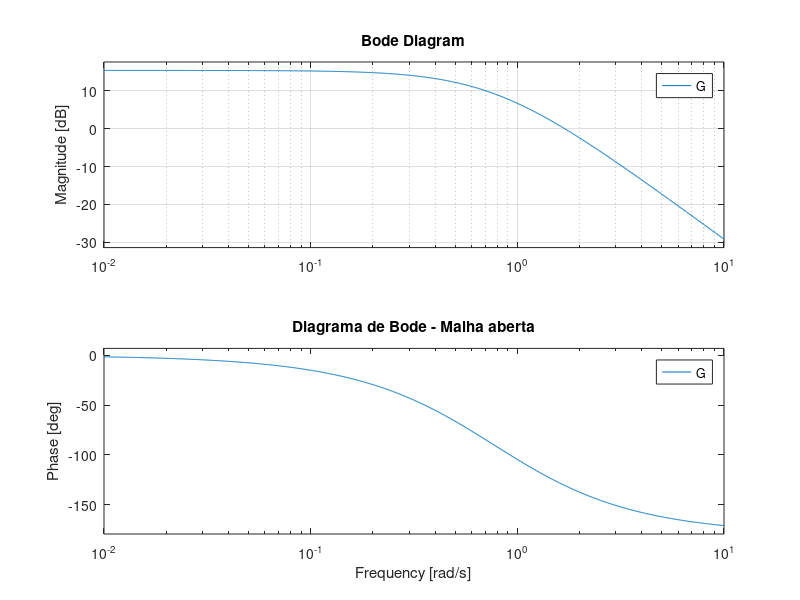
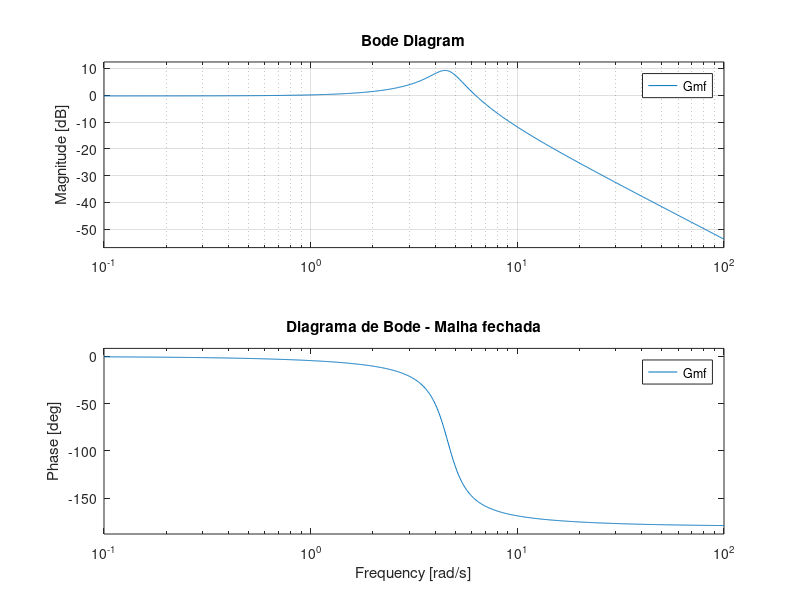

MATLAB code to generate these figures, in order: (Note: this script raises an error after producing the figures.)
close all

% ------------------------
% Exercicio 2
% -----------------------

% Parametros
K = 5.8966;
wn = 0.77;
zeta = 1.013; % Sobreamortecido (zeta > 1)
R = 1.17;

% Funcao de transferencia
G = K * tf(wn^2, [1 2*zeta*wn wn^2]);

Gmf = feedback(K*G, 1);

%----------------------------
% exercicio 3
% ---------------------------
figure
bode(G)
title("Diagrama de Bode - Malha aberta")
grid
%hold on
%bode(Gz)
%legend('contínuo', 'discreto')

figure
bode(Gmf)
title("Diagrama de Bode - Malha fechada")
grid
%hold on
%bode(Gmfd)
%legend('contínuo', 'discreto')

% ------------------------
% exercicio 4
% ----------------------------
wa = bandwidth(G);
wf = bandwidth(Gmf);
disp("Largura de banda malha aberta: ")
disp(wa);
disp("Largura de banda malha fechada: ")
disp(wf);

%----------------------------
% exercicio5
% -----------------------------
fa = wa/(2*pi);
fsa = 10 * fa;
T0a = 1/fsa;
disp('periodo malha aberta')
disp(T0a);

ff = wf/(2*pi);
fsf = 10 * ff;
T0f = 1/fsf;
disp('periodo malha fechada')
disp(T0f);

wsa = 10*wa;
wsf = 10*wf;
disp('frequencia rad/s malha aberta')
disp(wsa)
disp('frequencia rad/s malha fechada')
disp(wsf)
disp('frequencia Hz malha aberta')
disp(fsa);
disp('frequencia Hz malha fechada')
disp(fsf);

% ----------------------------------------
% exercicio 9 e 10
%------------------------------------------
figure
plot(out.y_c.Time, out.y_c.Data, 'b')
title("Resposta do sistema ao degrau (simulado no Simulink)")
grid

hold on;
stairs(out.y_d.Time, out.y_d.Data, 'r');
legend('Contínuo', 'Discreto')

figure
plot(out.e_c.Time, out.e_c.Data, 'b')
title("Erro do sistema ao degrau (simulado no Simulink)")
grid

hold on;
stairs(out.e_d.Time, out.e_d.Data, 'r');
legend('Contínuo', 'Discreto')

figure
plot(out.u_c.Time, out.u_c.Data, 'b')
title("Controle do sistema ao degrau (simulado no Simulink)")
grid

hold on;
stairs(out.u_d.Time, out.u_d.Data, 'r');
legend('Contínuo', 'Discreto')

% ------------------------
% exercicio 11
% ------------------------

% Instante em que o disturbio eh aplicado (Tabela 1)
t1 = 12;

% Erro em regime permanente ANTES do disturbio (continuo)
% Pega o ultimo instante de e_c antes de t1
idx_antes_c = find(out.e_c.Time < t1, 1, 'last');
ess_antes_c = out.e_c.Data(idx_antes_c);

% Erro em regime permanente ANTES do disturbio (discreto)
idx_antes_d = find(out.e_d.Time < t1, 1, 'last');
ess_antes_d = out.e_d.Data(idx_antes_d);

% Erro em regime permanente APOS o disturbio (continuo)
% Pega o ultimo instante da simulacao (fim, t = 24s)
ess_depois_c = out.e_c.Data(end);

% Erro em regime permanente APOS o disturbio (discreto)
ess_depois_d = out.e_d.Data(end);

disp('Erro absoluto em regime permanente ANTES do disturbio (continuo):')
disp(ess_antes_c)
disp('Erro absoluto em regime permanente ANTES do disturbio (discreto):')
disp(ess_antes_d)
disp('Erro absoluto em regime permanente APOS o disturbio (continuo):')
disp(ess_depois_c)
disp('Erro absoluto em regime permanente APOS o disturbio (discreto):')
disp(ess_depois_d)

% Erros em porcentagem em relacao ao degrau de referencia r
disp('Erro percentual ANTES do disturbio (continuo):')
disp(100*ess_antes_c/R)
disp('Erro percentual ANTES do disturbio (discreto):')
disp(100*ess_antes_d/R)
disp('Erro percentual APOS o disturbio (continuo):')
disp(100*ess_depois_c/R)
disp('Erro percentual APOS o disturbio (discreto):')
disp(100*ess_depois_d/R)

% ---------------------------------------
% exercicio 12
% ------------------------------------------------

figure
rlocus(G)
grid on
title('Lugar das raízes do sistema contínuo de malha fechada')

% ------------------------------------------
% exercicio 14
% ------------------------------------------

figure
bode(G)
margin(G)
grid on
title('Diagrama de Bode com margens de ganho e fase')

%------------------------------------------------------
% exercicio 16
% -------------------------------------------------------

T0 = T0f;

Gz = c2d(G, T0, 'zoh');
Gmfz = feedback(K*Gz, 1);

disp('Malha aberta discreta Gz')
disp(Gz)

disp('Malha fechada discreta Gmfz')
disp(Gmfz)

% ----------------------------------------
% EXERCICIO 17
% ----------------------------------------

polos_mf_cont = pole(Gmf);
zeros_mf_cont = zero(Gmf);

polos_mf_disc = pole(Gmfz);
zeros_mf_disc = zero(Gmfz);

disp('Polos da malha fechada continua:')
disp(polos_mf_cont)

disp('Zeros da malha fechada continua:')
disp(zeros_mf_cont)

disp('Polos da malha fechada discreta:')
disp(polos_mf_disc)

disp('Zeros da malha fechada discreta:')
disp(zeros_mf_disc)

% ----------------------------------------
% EXERCICIO 18
% ----------------------------------------

figure

step(R*Gmf, 24)
hold on
step(R*Gmfz, 24)

grid on
title('Resposta ao degrau da malha fechada')
xlabel('Tempo (s)')
ylabel('Saída y')
legend('Contínuo', 'Discreto', 'Location', 'best')

% ----------------------------------------
% EXERCICIO 20
% ----------------------------------------

figure

step(R*Gmf, 24)
hold on
step(R*Gmfz, 24)

grid on
title('Resposta ao degrau da malha fechada para K=8')
xlabel('Tempo (s)')
ylabel('Saída y')
legend('Contínuo', 'Discreto', 'Location', 'best')

% ----------------------------------------
% EXERCICIO 20
% ----------------------------------------

figure

step(R*Gmf, 24)
hold on
step(R*Gmfz, 24)

grid on
title('Resposta ao degrau da malha fechada para K=8')
xlabel('Tempo (s)')
ylabel('Saída y')
legend('Contínuo', 'Discreto', 'Location', 'best')

% ----------------------------------------
% EXERCICIO 23
% ----------------------------------------

Kp_vals = [1 5 8];
d = -0.15;  
r = R;       

ess_antes = r ./ (1+Kp_vals);
ess_depois = (r-d) ./ (1+Kp_vals);

ess_antes_pct = 100*ess_antes/r;
ess_depois_pct = 100*ess_depois/r;

table(Kp_vals', ess_antes', ess_depois', ess_antes_pct', ess_depois_pct', ...
    'VariableNames', {'Kp','ess_antes','ess_depois','ess_antes_pct','ess_depois_pct'})

% ----------------------------------------
% EXERCICIO 27
% ----------------------------------------

ess_pct = 14.5; 
Kp_27 = 100/ess_pct - 1;
disp('Kp necessario para ess% especificado:')
disp(Kp_27)

% ----------------------------------------
% EXERCICIO 28
% ----------------------------------------

figure

step(R*Gmf, 24)
hold on
step(R*Gmfz, 24)

grid on
title('Resposta ao degrau da malha fechada para K=5.8966')
xlabel('Tempo (s)')
ylabel('Saída y')
legend('Contínuo', 'Discreto', 'Location', 'best')
